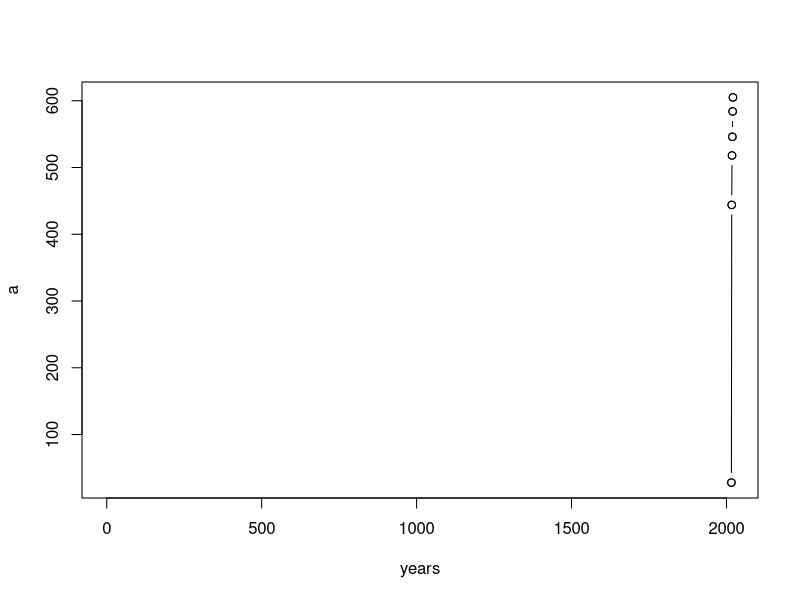

Reproduce this figure in R. (Note: this script raises an error after producing the figure.)
charge_station <- read.csv("charging_station.csv", header = TRUE)
print(charge_station)
head(charge_station)
View(charge_station)
dim(charge_station)
str(charge_station)
summary(charge_station)

electric_car <- read.csv("electric_car.csv", header = TRUE)
print(electric_car)
head(electric_car)
View(electric_car)
dim(electric_car)
str(electric_car)
summary(electric_car)

a <- charge_station[9, ]
b <- charge_station$X2020
years <- c(1, 2016, 2017, 2018, 2019, 2020, 2021)


print(a)
plot(years, a)
lines(years, a, type = "b")

library(dplyr)
is.na(charge_station)
is.na(electric_car)



electric_car <- t(electric_car)
head(electric_car)
electric_car[, 1]
View(electric_car)

str(electric_car)
head(electric_car, 3)
head(charge_station)


electric_car[39, ] = electric_car[38, ]


dim(electric_car)
electric_car <- t(electric_car)
names(electric_car) <- c("X2022_3","X2022_2","X2022_1","X2021_12","X2021_11","X2021_10","X2021_9","X2021_8","X2021_7","X2021_6","X2021_5","X2021_4","X2021_3","X2021_2","X2021_1","X2020_12","X2020_11",
                        "X2020_10","X2020_9","X2020_8","X2020_7","X2020_6","X2020_5","X2020_4","X2020_3","X2020_2","X2020_1","X2019_12","X2019_10","X2019_9","X2019_8","X2019_7",
                        "X2019_6","X2019_5","X2019_4","X2019_3","X2019_2","X2019_1")

electric_car<-electric_car[-1,]    # 가장 위의 행 삭제
electric_car

head(electric_car)
View(electric_car)

electric_car[, "X2021"] <- c(41140,12942,40239,8042,8184,10015,7675,1879,11269,16169,7389,8837,5204,12725,12501,3180,25580,232970)

sum2021 <- data.frame(X2021 =c(41140,12942,40239,8042,8184,10015,7675,1879,11269,16169,7389,8837,5204,12725,12501,3180,25580,232970))
sum2021

electric_car <- cbind(electric_car, sum2021)
electric_car
head(electric_car)
View(electric_car)

electric_car1 <- read.csv("electric_car.csv", header = TRUE)
electric_car1 <- t(electric_car1)
View(electric_car1)
names(electric_car1) <- c("X2022_3","X2022_2","X2022_1","X2021_12","X2021_11","X2021_10","X2021_9","X2021_8","X2021_7","X2021_6","X2021_5","X2021_4","X2021_3","X2021_2","X2021_1","X2020_12","X2020_11",
                         "X2020_10","X2020_9","X2020_8","X2020_7","X2020_6","X2020_5","X2020_4","X2020_3","X2020_2","X2020_1","X2019_12","X2019_10","X2019_9","X2019_8","X2019_7",
                         "X2019_6","X2019_5","X2019_4","X2019_3","X2019_2","X2019_1")
electric_car1
View(electric_car1)
head(electric_car1)
sum2021

electric_car2 <- cbind(electric_car1, sum2021)
View(sum2021)

electric_car1 <- electric_car1[-1, ]
electric_car2 <- cbind(electric_car1, sum2021)
electric_car2
View(electric_car2)

sum2020 <- data.frame(X2020 = c(23441,5428,20670,4076,3897,5562,4463,1157,7066,12557,3360,5251,3210,6369,5409,2269,21206,135391))

electric_car3 <- cbind(electric_car2, sum2020)
View(electric_car3)

sum2019 <- data.frame(X2019 = c(15353,2660,11809,2448,2427,2848,2618,911,4071,11274,1872,3326,2479,3634,3223,1441,18307,90701
))

electric_car_years <- cbind(electric_car3, sum2019)

electric_car_years
View(electric_car_years)

electric_car_years <- electric_car_years[, -c(1:38)]
electric_car_years

electric_car[,c(3,2,1)]

electric_car_years<-electric_car_years[, c(3,2,1)]

electric_car_years
View(electric_car_years)


charge_station <- read.csv("charging_station.csv", header = TRUE)
charge_station
View(charge_station)
charge_station <- charge_station[, -c(2:4)]
charge_station
View(charge_station)


charge_station[18, ] <- c("합계", 3282, 3882, 4095)
charge_station
View(charge_station)

result <- bind_cols(electric_car_years, charge_station)
result
View(result)
head(result)
View(result)

charge_station<-charge_station[c(9,12,2,1,17,16,7,10,4,6,14,13,5,3,8,11,15,18), ]

View(charge_station)

result <- bind_cols(electric_car_years, charge_station)
result
result <- result[, -4]
result

result <- rename(result, X2019_cars = X2019...1)
result <- rename(result, X2020_cars = X2020...2)
result
result <- rename(result, X2021_cars = X2021...3)
result <- rename(result, X2019_charge = X2019...5)
result <- rename(result, X2020_charge = X2020...6)
result <- rename(result, X2021_charge = X2021...7)
result

electric_car_years <- rename(electric_car_years, X2019_cars = X_2019_cars)
electric_car_years <- rename(electric_car_years, X2020_cars = X_2020_cars)
electric_car_years <- rename(electric_car_years, X2021_cars = X2021)

charge_station <- rename(charge_station, X2019_charge = X2019)
charge_station <- rename(charge_station, X2020_charge = X2020)
charge_station <- rename(charge_station, X2021_charge = X2021)



summary(result)

# 선 그래프
electric_car_years
charge_station

years <- c(2019,2020,2021)
plot(result$X2019_cars)
barplot(result[, 1],
        result$X2019_cars)
result[,1]

real_result <- bind_cols(charge_station, electric_car)
real_result
View(real_result)   # real_result는 버리기로하자

result

region <- c("서울","인천","경기","강원","충북","충남","대전","세종","경북","대구","전북","전남","광주","경남","부산",
            "울산","제주","합계")

barplot(result$X2019_cars, names = c("서울","인천","경기","강원","충북","충남","대전","세종","경북","대구","전북","전남",     
                                     "광주","경남","부산","울산","제주","합계"),                            # 2019전기차 대수 barplot
        main = "2019전국 전기차대수")
barplot(result$X2021_cars, names = c("서울","인천","경기","강원","충북","충남","대전","세종","경북","대구","전북","전남",
                                     "광주","경남","부산","울산","제주","합계"),                           # 2021 전기차 대수 barplot
        main = "2021전국 전기차대수")


str(result)

transform(result, X2019_charge = as.numeric(X2019_charge))
str(result)
# 충전소 데이터가 문자형이라서 숫자형으로 다 바꿔준다
result["X2019_charge"] = c(546, 137, 699, 165, 162, 109, 105, 61, 190, 227, 147, 169, 85, 255, 124, 45, 202, 3282)
str(result)
result["X2020_charge"] = c(584, 153, 760, 185, 186, 144, 115, 64, 258, 242, 165, 181, 100, 362, 133, 48, 202, 3882)
result["X2021_charge"] = c(605,164,805,202,189,169,120,64,264,248,180,195,102,370,145,50,223,4095)
str(result)
barplot(result$X2021_charge, names = c("서울","인천","경기","강원","충북","충남","대전","세종","경북","대구","전북","전남",
                                       "광주","경남","부산","울산","제주","합계"),
        main = "2019전국 충전소 개수")                    # 2021 전국 충전소 개수 barplot


korea_cars <- result[18, 1:3]
korea_cars
plot(years,
     korea_cars,
     main = "전기차 합계 추이",
     type = "b",
     lwd=1,
     col="red")

korea_charges <- result[18, 4:6]
plot(years,
     korea_charges,
     main = "충전소 합계 추이",
     type = "b",
     lwd = 1,
     col="blue")

# result 데이터프레임에 충전소/전기차대수 열 추가

result<-mutate(result, 전기차충전소비율 = X2021_charge/X2021_cars)
result

View(result)

barplot(result$전기차충전소비율, names = c("서울","인천","경기","강원","충북","충남","대전","세종","경북","대구","전북","전남",
                                   "광주","경남","부산","울산","제주","합계"),
        main = "전국 충전소개수/전기차대수 비율")


